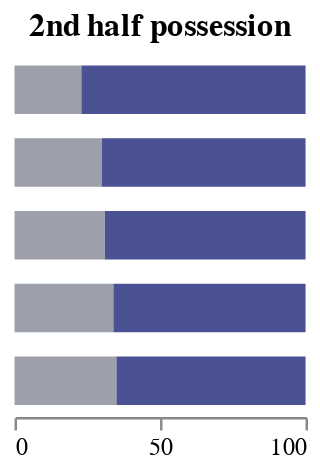

Specify this chart in Vega-Lite:
### Vega specification from a JSON file in a GitHub repository (floating-point values rounded to 4 significant figures; data arrays with more than 128 entries replaced by an {"elided": "..."} marker saying what was removed)
{"$schema": "https://vega.github.io/schema/vega/v5.json", "background": "white", "padding": 5, "width": 120, "height": 150, "title": {"text": "2nd half possession", "frame": "group"}, "style": "cell", "data": [{"name": "selector008_store", "values": [{"unit": "", "fields": [{"type": "E", "field": "Team"}], "values": ["FC Barcelona"]}]}, {"name": "data-4f7d60644cd8abb0768bce1b1ec787c0", "values": {"elided": "200 records"}}, {"name": "data_0", "source": "data-4f7d60644cd8abb0768bce1b1ec787c0", "transform": [{"type": "filter", "expr": "!(length(data(\"selector008_store\"))) || (vlSelectionTest(\"selector008_store\", datum))"}, {"type": "formula", "expr": "datum.team_name == selector008.Team ? datum.team_name : 'Other'", "as": "team"}, {"type": "stack", "groupby": ["Oponent"], "field": "value", "sort": {"field": ["team"], "order": ["descending"]}, "as": ["value_start", "value_end"], "offset": "zero"}, {"type": "filter", "expr": "isValid(datum[\"value\"]) && isFinite(+datum[\"value\"])"}]}], "signals": [{"name": "unit", "value": {}, "on": [{"events": "mousemove", "update": "isTuple(group()) ? group() : unit"}]}, {"name": "selector008_Team", "init": "\"FC Barcelona\"", "bind": {"input": "select", "options": ["Valencia CF", "RCD Mallorca", "CA Osasuna", "Villarreal CF", "RC Deportivo de La Coruña", "Real Madrid CF", "CD Numancia", "FC Barcelona", "Racing Santander", "Sevilla FC", "Real Sporting de Gijón", "Getafe CF", "Real Betis Balompié", "RC Recreativo", "RCD Espanyol", "Real Valladolid", "Athletic Club de Bilbao", "UD Almería", "Atlético Madrid", "Málaga CF", "Xerez Club Deportivo", "Real Zaragoza", "CD Tenerife", "Hércules Club de Fútbol", "Levante UD", "Real Sociedad", "Granada CF", "Rayo Vallecano", "RC Celta de Vigo", "Elche CF", "SD Eibar", "Córdoba CF", "UD Las Palmas"], "name": "Team A"}}, {"name": "selector008", "update": "vlSelectionResolve(\"selector008_store\", \"union\")"}, {"name": "selector008_tuple", "update": "selector008_Team !== null ? {fields: selector008_tuple_fields, values: [selector008_Team]} : null"}, {"name": "selector008_tuple_fields", "value": [{"type": "E", "field": "Team"}]}, {"name": "selector008_modify", "on": [{"events": {"signal": "selector008_tuple"}, "update": "modify(\"selector008_store\", selector008_tuple, true)"}]}], "marks": [{"name": "marks", "type": "rect", "style": ["bar"], "interactive": true, "from": {"data": "data_0"}, "encode": {"update": {"opacity": {"value": 0.8}, "fill": {"scale": "color", "field": "team"}, "tooltip": {"signal": "{\"team_name\": ''+datum[\"team_name\"], \"value\": format(datum[\"value\"], \"\")}"}, "x": {"scale": "x", "field": "value_end"}, "x2": {"scale": "x", "field": "value_start"}, "yc": {"scale": "y", "field": "Oponent", "band": 0.5}, "height": {"value": 20}}}}], "scales": [{"name": "x", "type": "linear", "domain": {"data": "data_0", "fields": ["value_start", "value_end"]}, "range": [0, {"signal": "width"}], "nice": true, "zero": true}, {"name": "y", "type": "band", "domain": {"data": "data_0", "field": "Oponent", "sort": true}, "range": [0, {"signal": "height"}], "paddingInner": 0.1, "paddingOuter": 0.05}, {"name": "color", "type": "ordinal", "domain": {"data": "data_0", "field": "team", "sort": true}, "range": ["#1D2778", "#858796"]}], "axes": [{"scale": "x", "orient": "bottom", "grid": false, "labelFlush": true, "labelOverlap": true, "tickCount": {"signal": "ceil(width/40)"}, "zindex": 0}], "config": {"axis": {"grid": false}, "style": {"cell": {"strokeWidth": 0}}}}
